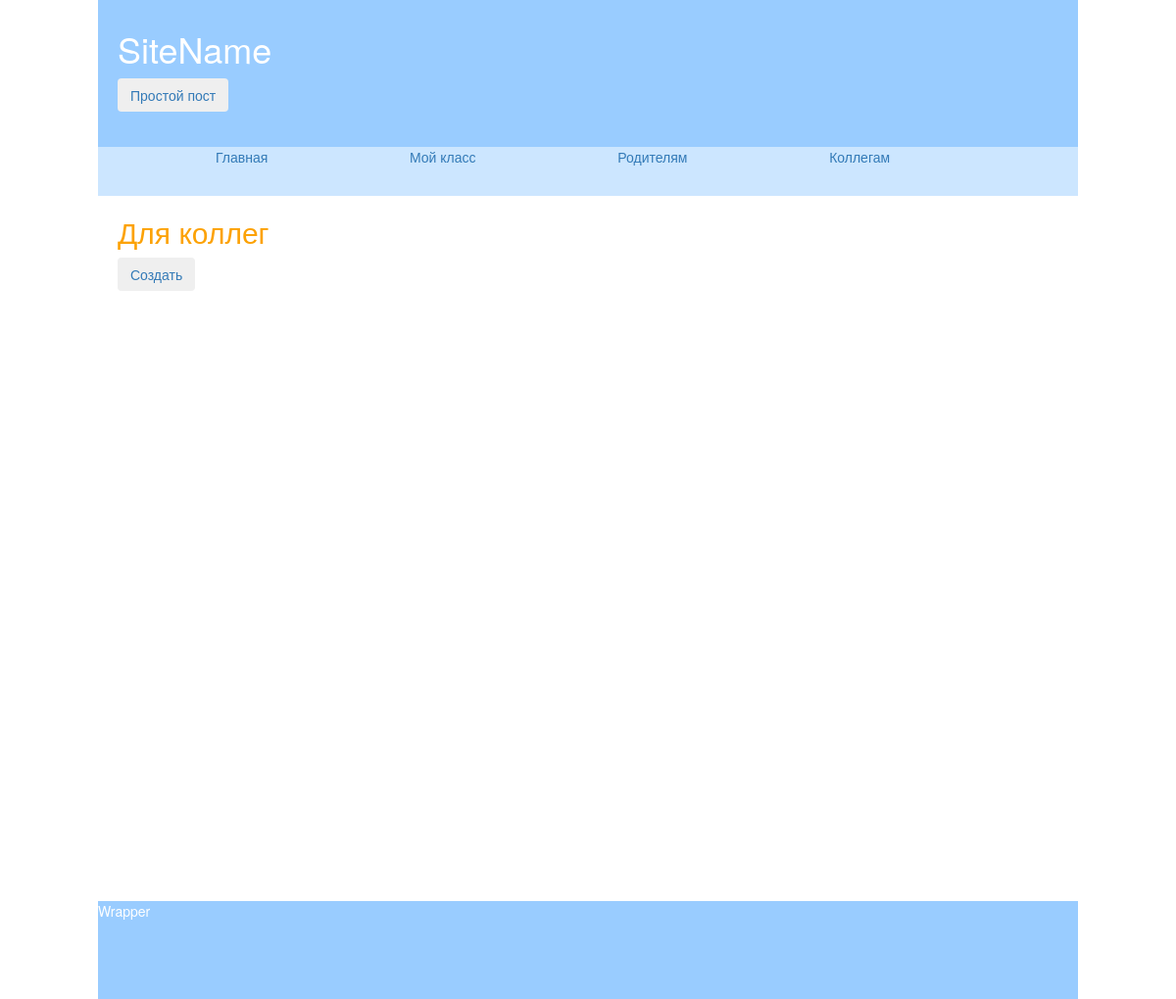
The app's page /wall/colleagues, older data.
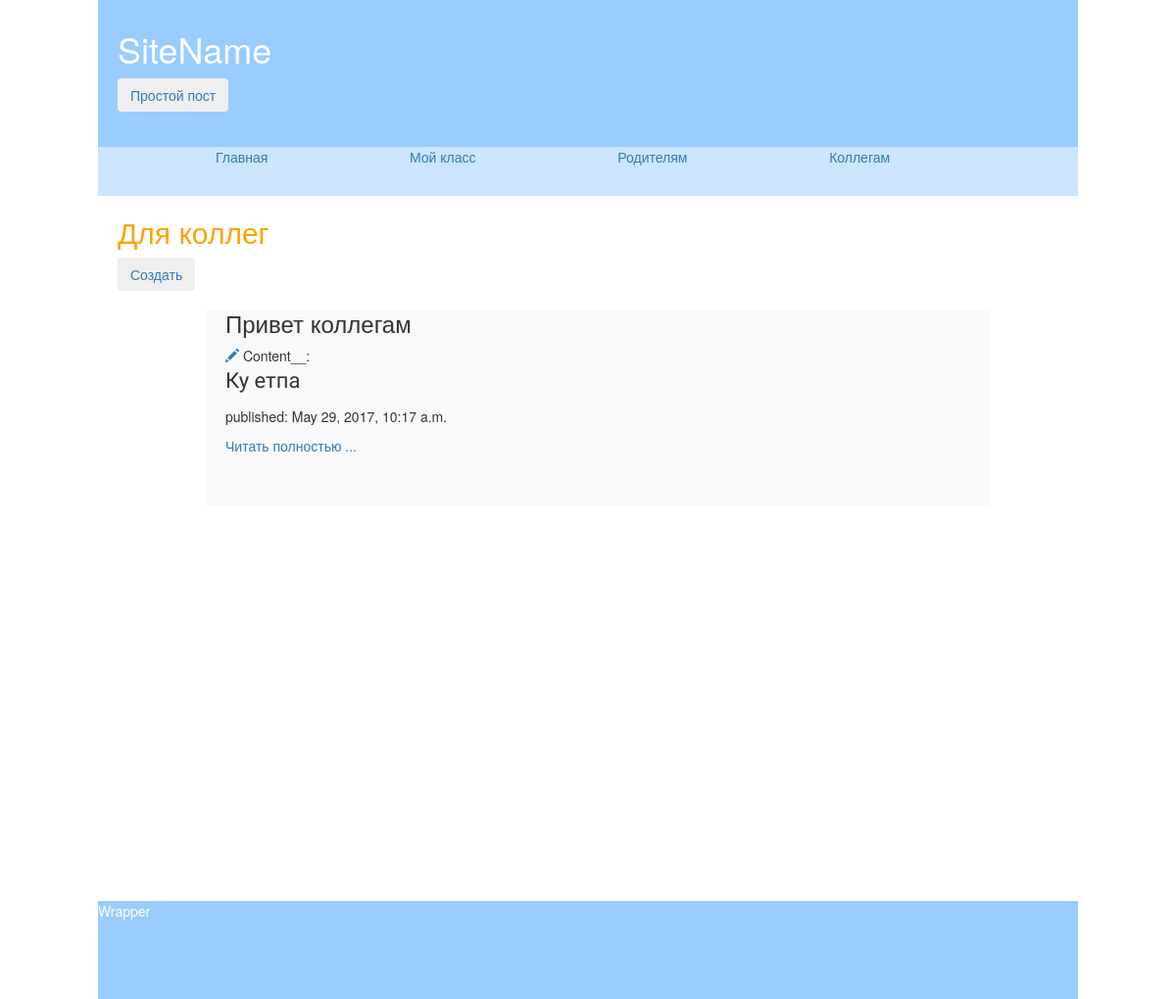
The same page, newer data.
### wall/models.py (models this page shows, shortened)
class Colleagues(models.Model):
    caption = models.CharField(max_length=100)
    content = models.CharField(max_length=2000)
    pub_date = models.DateTimeField('date published')

### wall/views.py (the view)
def colleagues(request):
    post = Colleagues.objects.order_by('-pub_date')
    return render(request, 'wall/colleagues.html', {'posts': post})

### wall/templates/wall/colleagues.html
{% extends 'wall/base.html' %}
    {% block content %}
                <h2>  Для коллег </h2>
        <a href="{% url 'new_postColleagues' %}" class="top-menu"><button type="button" class="btn btn-secondary"> Создать </button></a>
        {% for post in posts %}
        <div class="post_full">
            <h3 class="caption_post"> {{post.caption}} </h3>
            <a href="/wall/post/edit/4/{{post.id}}" class="glyphicon glyphicon-pencil">  </a>
            Content__:  <p class="post_text">  {{post.content|truncatewords:80|safe }}
            </p>
            <p> published: {{post.pub_date}} </p>
            <a href="/wall/post/4/{{post.id}}" class="link_read">Читать полностью ... </a>
        </div>
        {% endfor %}
    {% endblock %}

Row changes from the older to the newer data that the page shows:
added Colleagues: caption "Привет коллегам", content "Ку етпа", pub_date "May 29, 2017, 10:17 a.m."
